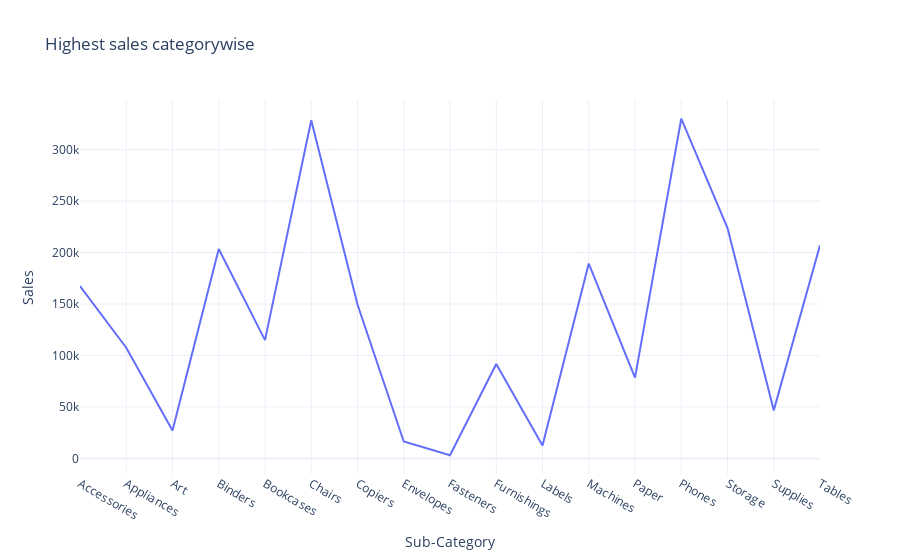

Source (notebook cell):
### Markdown cell above
# Sales based on subcategories

### Code cell
sales_based_on_Subcategory = data.groupby('Sub-Category')['Sales'].sum().reset_index()

fig=px.line(sales_based_on_Subcategory,
            x= 'Sub-Category',
            y= 'Sales',
title='Highest sales categorywise')

fig.show()

### Figure 1 — Plotly figure (JSON) as saved in the notebook; plotly's stock layout.template omitted (floating-point values rounded to 4 significant figures)
{"data": [{"hovertemplate": "Sub-Category=%{x}<br>Sales=%{y}<extra></extra>", "legendgroup": "", "line": {"color": "#636efa", "dash": "solid"}, "marker": {"symbol": "circle"}, "mode": "lines", "name": "", "orientation": "v", "showlegend": false, "type": "scatter", "x": ["Accessories", "Appliances", "Art", "Binders", "Bookcases", "Chairs", "Copiers", "Envelopes", "Fasteners", "Furnishings", "Labels", "Machines", "Paper", "Phones", "Storage", "Supplies", "Tables"], "xaxis": "x", "y": [167400.0, 107500.0, 27120.0, 203400.0, 114900.0, 328400.0, 149500.0, 16480.0, 3024.0, 91710.0, 12490.0, 189200.0, 78480.0, 330000.0, 223800.0, 46670.0, 207000.0], "yaxis": "y"}], "layout": {"autosize": true, "legend": {"tracegroupgap": 0}, "title": {"text": "Highest sales categorywise"}, "xaxis": {"anchor": "y", "autorange": true, "domain": [0, 1], "range": [0, 16], "title": {"text": "Sub-Category"}, "type": "category"}, "yaxis": {"anchor": "x", "autorange": true, "domain": [0, 1], "range": [-15140.0, 348200.0], "title": {"text": "Sales"}, "type": "linear"}}}
